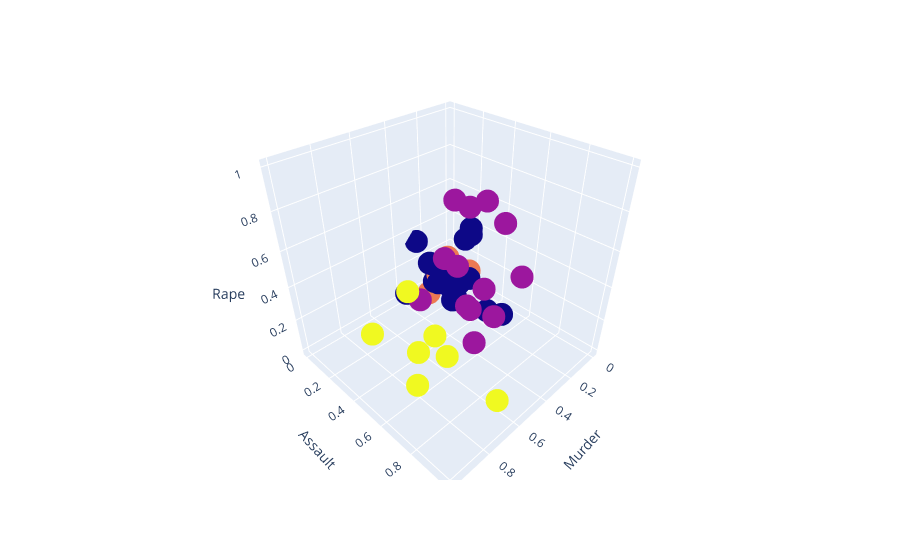

The notebook cell saved with this chart:
### Code cell
fig = px.scatter_3d(X,
                    x='Murder',
                    y='Assault',
                    z='Rape',
                    color='clusters')
fig.update_coloraxes(showscale=False)
fig.show();
